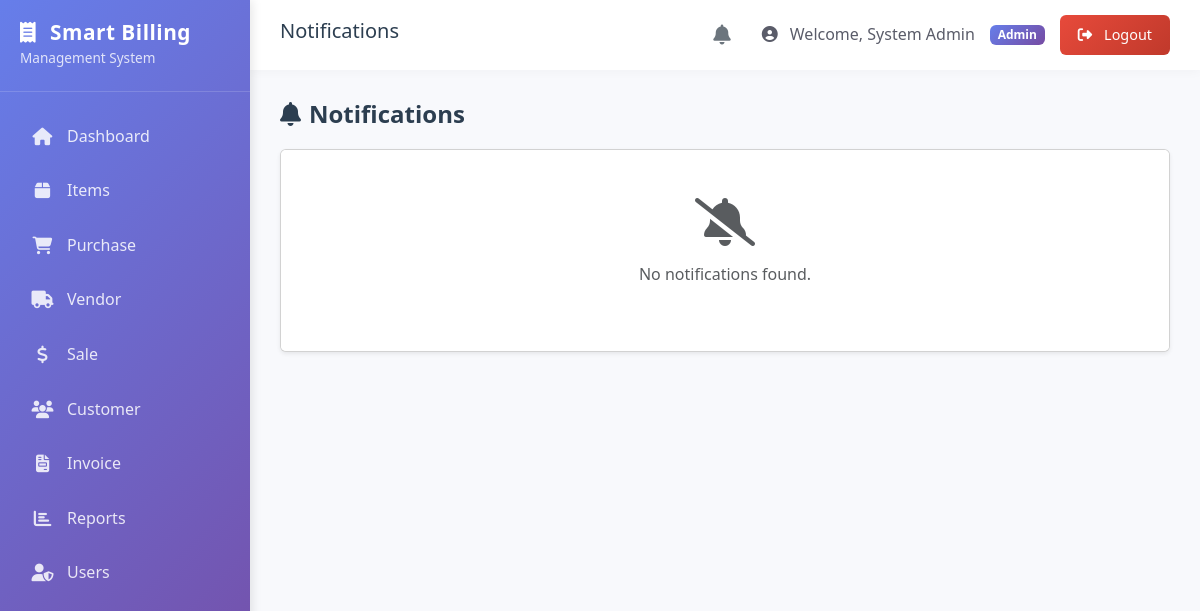
/admin/notifications.php (signed in), run on an earlier commit of the app's database.
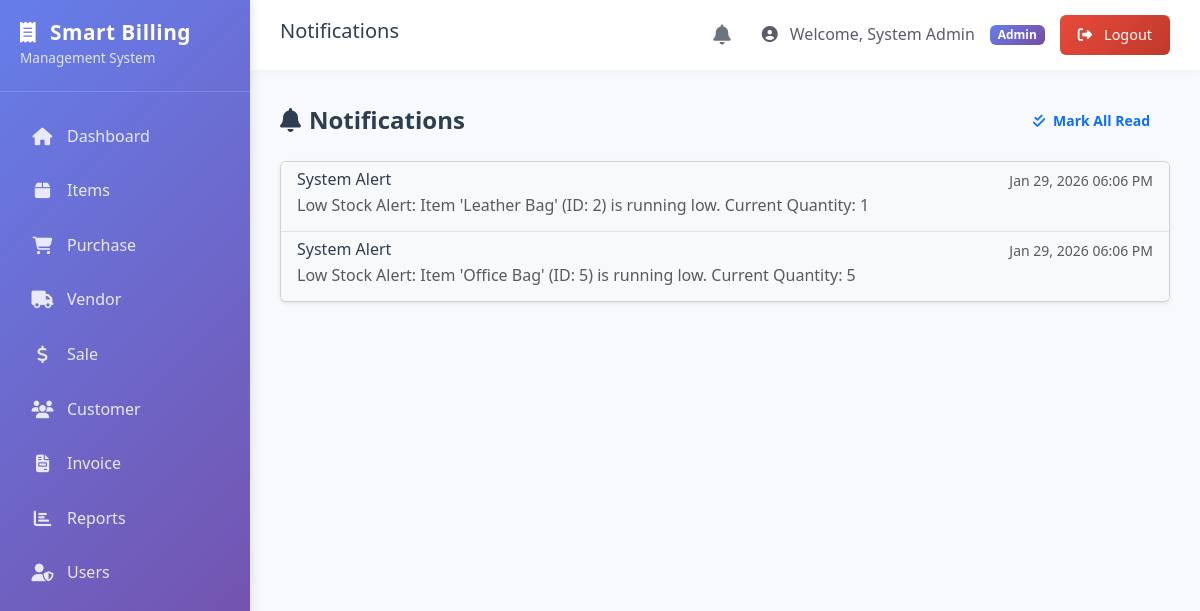
And on a later commit of the database.
### tables this page shows
CREATE TABLE `notifications` (
  `id` int(11) NOT NULL AUTO_INCREMENT,
  `user_id` int(11) NOT NULL,
  `message` text NOT NULL,
  `is_read` tinyint(1) DEFAULT 0,
  `created_at` timestamp NOT NULL DEFAULT current_timestamp(),
  PRIMARY KEY (`id`),
  KEY `user_id` (`user_id`),
  CONSTRAINT `notifications_ibfk_1` FOREIGN KEY (`user_id`) REFERENCES `users` (`id`) ON DELETE CASCADE
);

### admin/notifications.php (the view, shortened to what this page needs)
<?php
require_once '../config/db.php';
$user_id = $_SESSION['user_id'];
$result = $conn->query("SELECT * FROM notifications WHERE user_id = $user_id ORDER BY created_at DESC");
include '../includes/header.php';
?>
<?php include '../includes/sidebar.php'; ?>
<main class="main-content">
    <?php include '../includes/topnav.php'; ?>
    <div class="content-body">
        <div class="page-header d-flex justify-content-between align-items-center">
            <h4><i class="fas fa-bell me-2"></i>Notifications</h4>
            <?php if ($result->num_rows > 0): ?>
                <form method="POST">
                    <button type="submit" name="mark_all_read" class="btn btn-outline-primary btn-sm">
                        <i class="fas fa-check-double me-1"></i> Mark All Read
                    </button>
                </form>
            <?php endif; ?>
        </div>
        <div class="card shadow-sm">
            <div class="list-group list-group-flush">
                <?php if ($result->num_rows > 0): ?>
                    <?php while ($row = $result->fetch_assoc()): ?>
                        <div class="list-group-item <?php echo $row['is_read'] ? 'bg-light text-muted' : ''; ?>">
                            <div class="d-flex w-100 justify-content-between">
                                <h6 class="mb-1">
                                    System Alert
                                </h6>
                                <small class="text-muted">
                                    <?php echo date('M d, Y h:i A', strtotime($row['created_at'])); ?>
                                </small>
                            </div>
                            <p class="mb-1">
                                <?php echo htmlspecialchars($row['message']); ?>
                            </p>
                        </div>
                    <?php endwhile; ?>
                <?php else: ?>
                    <div class="list-group-item text-center py-5 text-muted">
                        <i class="fas fa-bell-slash fa-3x mb-3"></i>
                        <p>No notifications found.</p>
                    </div>
                <?php endif; ?>
            </div>
        </div>
    </div>
</main>
<?php include '../includes/footer.php'; ?>

What changed in the data, as far as the page shows it:
added notifications: created_at "Jan 29, 2026 06:06 PM", message "Low Stock Alert: Item 'Leather Bag' (ID: 2) is running low. Current Quantity: 1"
added notifications: created_at "Jan 29, 2026 06:06 PM", message "Low Stock Alert: Item 'Office Bag' (ID: 5) is running low. Current Quantity: 5"
Also different on the page:
text no longer shown: "No notifications found."
text now shown: "Mark All Read"
